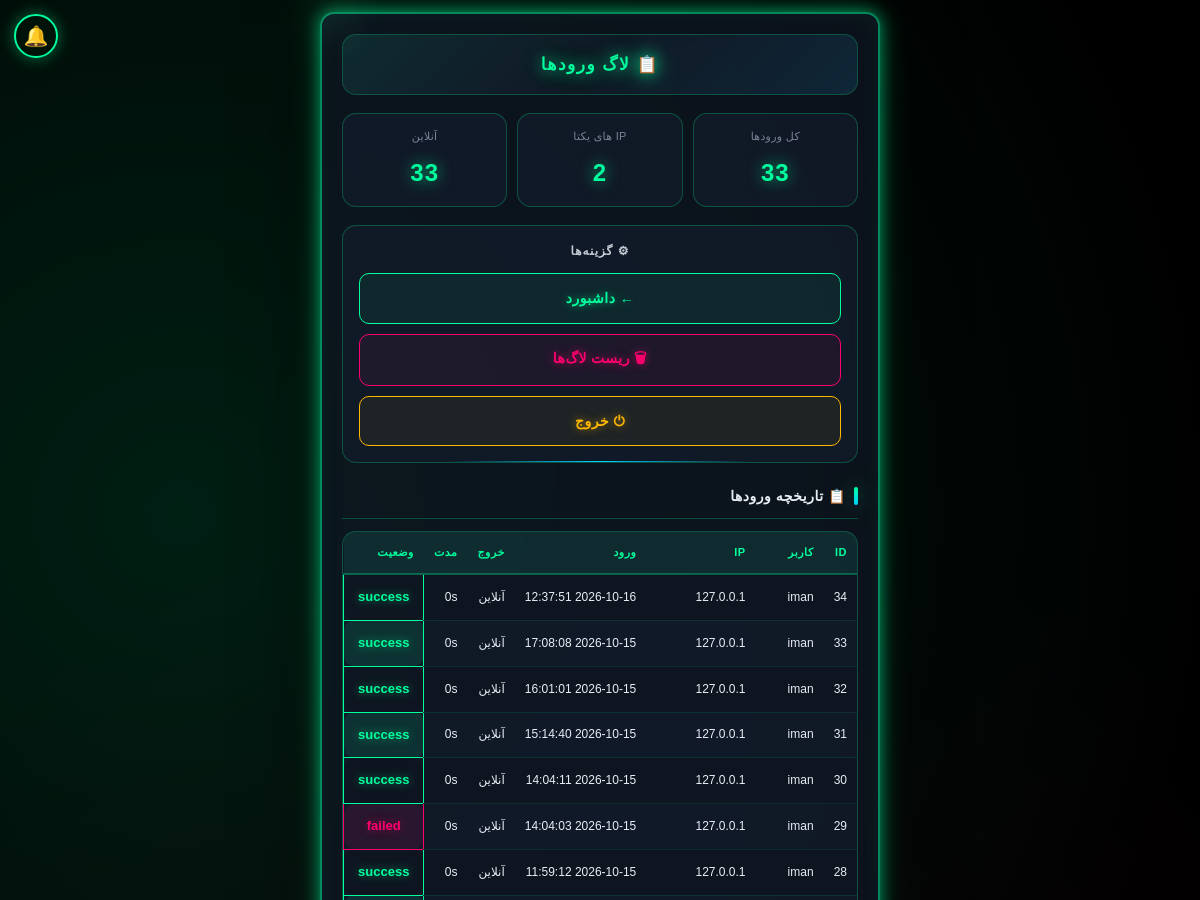
/admin/logs (signed in, upper part), run on an earlier commit of the app's database.
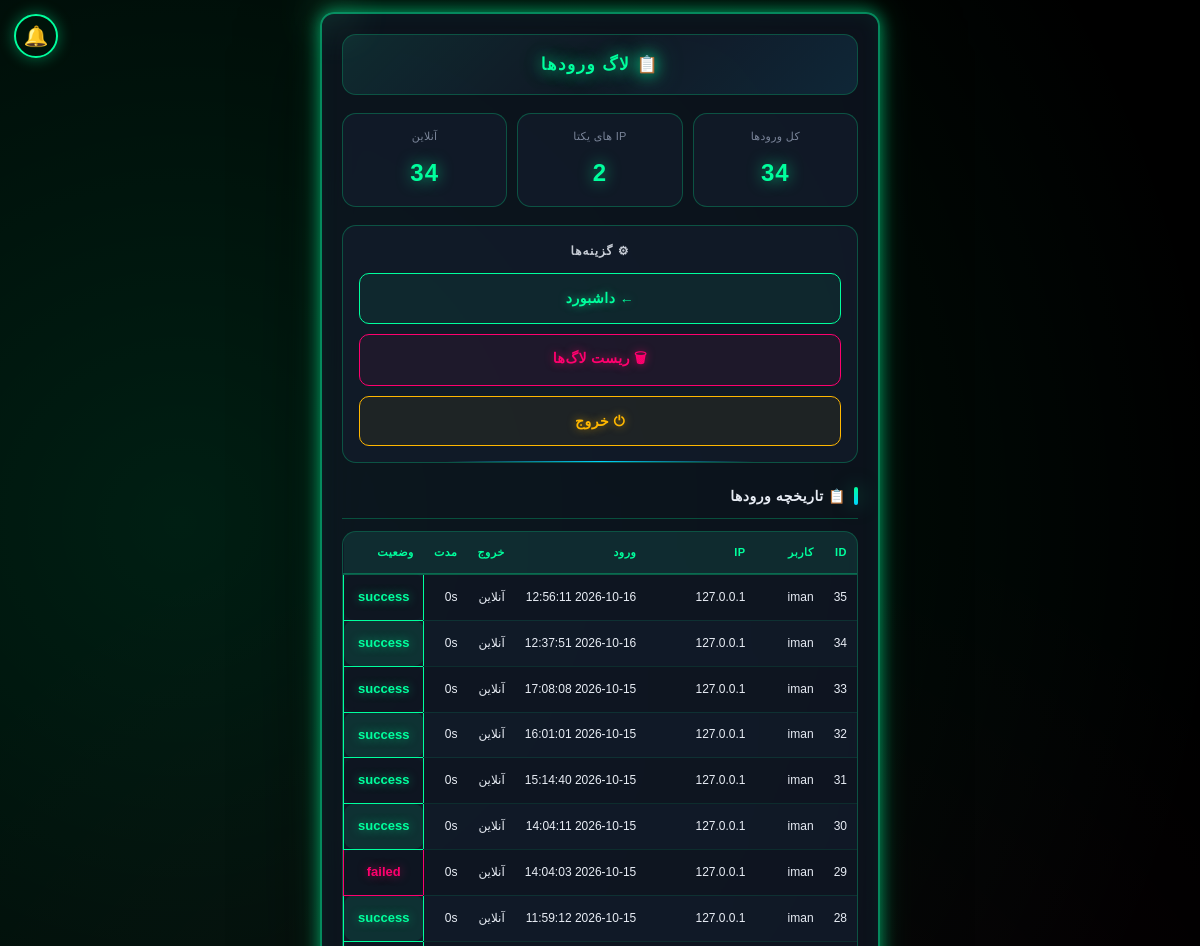
And on a later commit of the database.
### tables this page shows
CREATE TABLE login_logs (
        id INTEGER PRIMARY KEY AUTOINCREMENT,
        user_id INTEGER, username TEXT, ip TEXT, user_agent TEXT,
        login_time TIMESTAMP DEFAULT CURRENT_TIMESTAMP,
        logout_time TIMESTAMP, duration_seconds INTEGER DEFAULT 0,
        status TEXT DEFAULT 'success');

### app.py (the view)
@app.route("/admin/logs")
@admin_required
def admin_logs():
    return render_template("admin_logs.html",
        logs=get_all_logins(200),
        stats=get_login_stats())

### app.py (called while the page is built)
@app.context_processor
def inject_global_settings():
    try:
        if session.get("is_admin"):
            s = get_admin_settings()
        elif session.get("user_id"):
            s = get_user_settings(session["user_id"])
        else:
            s = {"avatar": None, "bg": None, "theme": "neon"}
    except Exception:
        s = {"avatar": None, "bg": None, "theme": "neon"}
    return {"current_settings": s}

@app.after_request
def _security_headers(response):
    if response.content_type and 'text/html' in response.content_type:
        response.headers["Cache-Control"] = "no-store, no-cache, must-revalidate, max-age=0"
        response.headers["Pragma"] = "no-cache"
        response.headers["Expires"] = "0"
    """هدرهای امنیتی"""
    response.headers["X-Content-Type-Options"] = "nosniff"
    response.headers["X-Frame-Options"] = "SAMEORIGIN"
    response.headers["X-XSS-Protection"] = "1; mode=block"
    response.headers["Referrer-Policy"] = "no-referrer"
    response.headers["Permissions-Policy"] = "geolocation=(), microphone=(), camera=()"
    return response

def admin_required(f):
    @wraps(f)
    def decorated(*args, **kwargs):
        if session.get("user_id"):
            session.clear()
            return redirect(url_for("admin_login"))
        if not session.get("is_admin"):
            return redirect(url_for("admin_login"))
        return f(*args, **kwargs)
    return decorated

### database.py (called while the page is built, shortened)
def get_user_settings(user_id):
    import time
    now = time.time()
    key = f'settings_{user_id}'
    if key in _CACHE and (now - _CACHE_TIME.get(key, 0)) < CACHE_TTL:
        return _CACHE[key]

def get_all_logins(limit=200):
    conn = sqlite3.connect(DB_PATH)
    c = conn.cursor()
    c.execute("SELECT * FROM login_logs ORDER BY id DESC LIMIT ?", (limit,))
    rows = c.fetchall()
    conn.close()
    return rows

def get_login_stats():
    conn = sqlite3.connect(DB_PATH)
    c = conn.cursor()
    c.execute("SELECT COUNT(*) FROM login_logs")
    total = c.fetchone()[0]
    c.execute("SELECT COUNT(DISTINCT ip) FROM login_logs")
    unique_ips = c.fetchone()[0]
    c.execute("SELECT COUNT(*) FROM login_logs WHERE logout_time IS NULL")
    online = c.fetchone()[0]
    conn.close()
    return {"total": total, "unique_ips": unique_ips, "online": online}

def get_admin_settings():
    return get_user_settings(ADMIN_ID)

### templates/admin_logs.html (shortened to what this page needs)
<!DOCTYPE html>
<html lang="fa" dir="rtl">
<head>
    <link rel="stylesheet" href="/static/style.css">
<link href="https://cdn.jsdelivr.net/gh/rastikerdar/vazirmatn@v33.003/Vazirmatn-font-face.css" rel="stylesheet">
<link rel="stylesheet" href="/static/scroll-fix.css"><link rel="icon" type="image/png" href="/static/icons/icon-192.png"><link rel="apple-touch-icon" href="/static/apple-touch-icon.png"></head>
<body class="matrix-bg">
    <div class="container">
        <div class="header-bar">
            <div class="header-title">📋 لاگ ورودها</div>
        </div>
        <div class="stats">
            <div class="stat-box">
                <span class="stat-label">کل ورودها</span>
                <span class="stat-value">{{ stats.total }}</span>
            </div>
            <div class="stat-box">
                <span class="stat-label">IP های یکتا</span>
                <span class="stat-value">{{ stats.unique_ips }}</span>
            </div>
            <div class="stat-box">
                <span class="stat-label">آنلاین</span>
                <span class="stat-value">{{ stats.online }}</span>
            </div>
        </div>
        <div class="footer-box">
            <div class="footer-title">⚙ گزینه‌ها</div>
            <div class="footer-actions">
                <a href="/admin/dashboard" class="btn-nav">← داشبورد</a>
                <button type="button" class="btn-reset" onclick="openClearModal()">🗑 ریست لاگ‌ها</button>
                <a href="/admin/logout" class="btn-nav btn-logout">⏻ خروج</a>
            </div>
        </div>
        <h2>📋 تاریخچه ورودها</h2>
        <div class="table-wrap">
            <table>
                <tr>
                    <th>ID</th>
                    <th>کاربر</th>
                    <th>IP</th>
                    <th>ورود</th>
                    <th>خروج</th>
                    <th>مدت</th>
                    <th>وضعیت</th>
                </tr>
                {% for row in logs %}
                <tr>
                    <td>{{ row[0] }}</td>
                    <td>{{ row[2] }}</td>
                    <td>{{ row[3] }}</td>
                    <td>{{ row[5] }}</td>
                    <td>{{ row[6] or 'آنلاین' }}</td>
                    <td>{{ row[7] }}s</td>
                    <td class="{{ 'success' if row[8]=='success' else 'error' }}">{{ row[8] }}</td>
                </tr>
                {% endfor %}
            </table>
        </div>
    </div>
{% include "_global_bg.html" %}
<a href="#" id="notifBellLink" class="notif-bell" title="اعلان‌ها">
🔔
</a>
</body>
</html>

### templates/_global_bg.html (shortened to what this page needs)
<link rel="stylesheet" href="/static/app-feel.css">

### static/scroll-fix.css (style rules this page uses)
html { overflow-x:hidden!important;overflow-y:scroll!important;height:auto!important;max-height:none!important;min-height:100%!important }
body { overflow-x:clip!important;overflow-y:visible!important;height:auto!important;max-height:none!important;min-height:100vh!important;position:relative!important }
.container,.container-fluid,.wrap,main,.content,#app,#root { overflow:visible!important;overflow-y:visible!important;height:auto!important;max-height:none!important;padding-bottom:120px!important;margin-bottom:0!important }
body::before,body::after { pointer-events:none!important }

### static/app-feel.css (style rules this page uses)
* { -webkit-tap-highlight-color:transparent;-webkit-touch-callout:none }
html,body { overscroll-behavior:none;-webkit-overflow-scrolling:touch }
body { user-select:none;-webkit-user-select:none }
button,a.btn,.ni,.tab,.cat,.main-cat,.prod,.shop,.cart { transition:transform .15s ease,box-shadow .3s ease; }
.page-fade { animation:pageFade .3s ease-out }

### templates/admin_logs.html (style rules this page uses)
body,input,textarea,button,select { font-family:"Vazirmatn","Segoe UI",Tahoma,sans-serif !important; }

What changed in the data, as far as the page shows it:
added login_logs: id "35", username "iman", ip "127.0.0.1", login_time "2026-10-16 12:56:11", row "آنلاین", duration_seconds "0", status "success"
Also different on the page:
{{ stats.total }}: "33" → "34"
{{ stats.online }}: "33" → "34"
